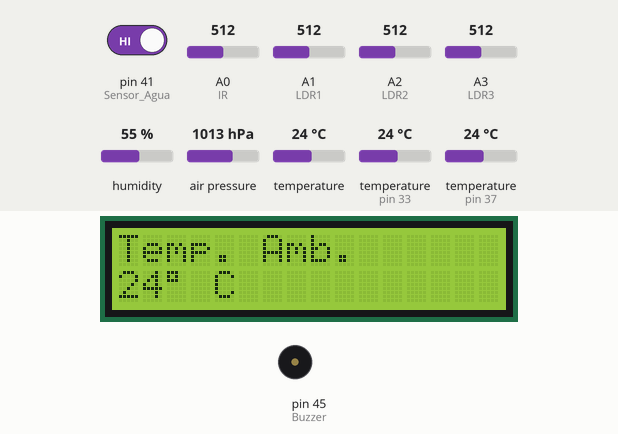
Simulated run of this sketch. Board: Arduino Mega 2560, built with avr-gcc and run on an emulated ATmega2560. Shown: 16×2 character LCD, buzzer (waves = sounding, pin HIGH). Inputs (shaded band) come from the test bench; at power-on: temperature (sensors on pin 37, pin 33) 24 °C, pin 41 (Sensor_Agua) HIGH, A1 (LDR1) = 512, A2 (LDR2) = 512, temperature 24 °C, A0 (IR) = 512, A3 (LDR3) = 512, humidity 55 %, air pressure 1013 hPa. What the sketch prints to the serial monitor is not drawn.

Above: at 5.9 s.
6.0 s: temperature (sensor on pin 37) set to 12 °C
At 8.2 s:
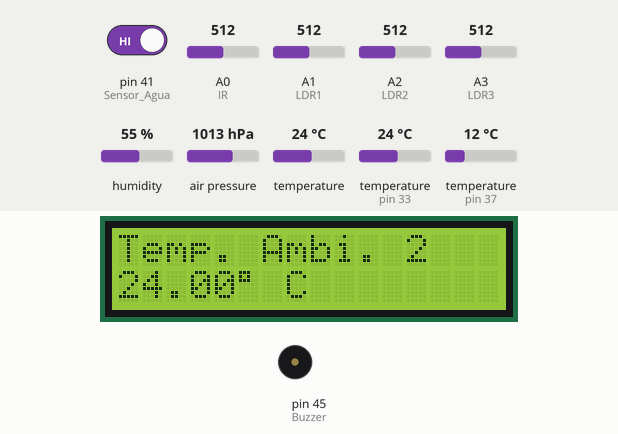
10.9 s: pin 41 (Sensor_Agua) driven LOW
At 12.1 s:
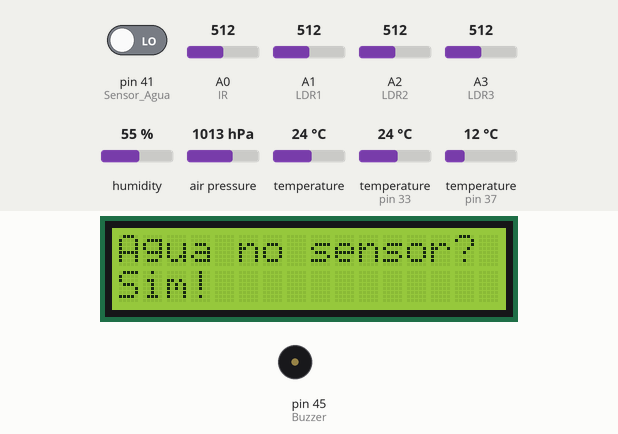
At 13.8 s:
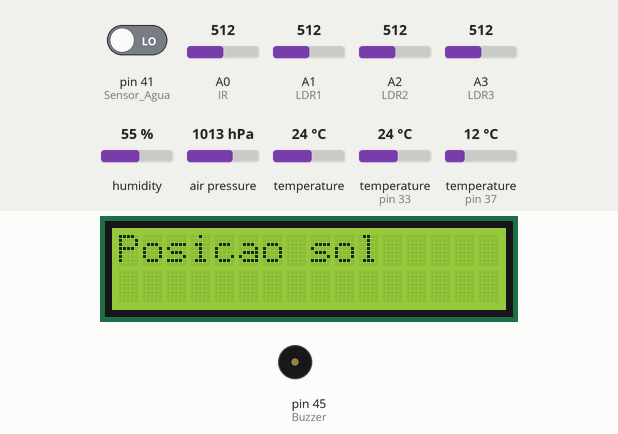
24.9 s: pin 41 (Sensor_Agua) driven HIGH
At 35.5 s:
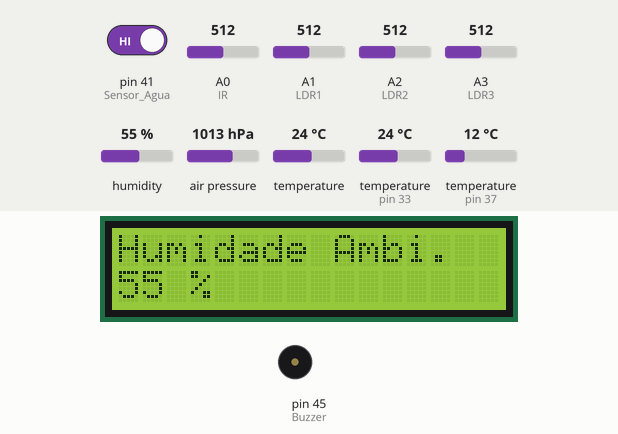
35.6 s: A1 (LDR1) set to 498
49.6 s: A2 (LDR2) set to 306
63.6 s: temperature (sensor 0) set to 11 °C
77.6 s: temperature (sensor 0) set to 8 °C
Timing chart, 0 to 80.1 s (numbered marks = the images above; inputs shaded):
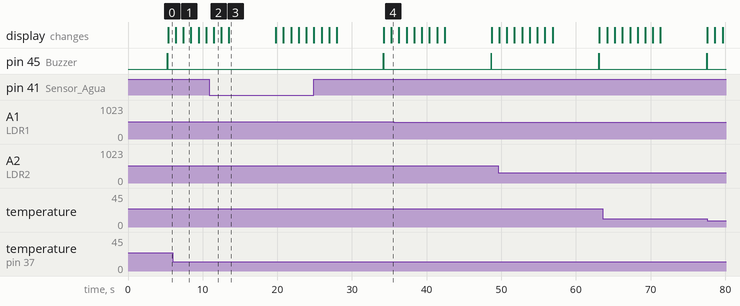

Measured:
- after the input at 10.9 s, pin 45 (Buzzer): stays LOW (without the input it goes to HIGH after 8.8 s)
- after the input at 24.9 s, pin 45 (Buzzer): LOW → HIGH after 9.3 s, → LOW 0.05 s later
- what the display in image 1 shows lasts 1.0 s, from 7.4 s to 8.4 s
- what the display in image 3 shows lasts 6.3 s, from 13.5 s to 19.8 s

The sketch:

EstacaoMeteo_Bare_Metal.ino
```cpp
/*
    Estação metereologica
    UC - Sistemas Embebidos e de Tempo Real (ESI)

    Rúben Guimarães nº11156
    Kyrylo Yavorenko nº10355

    Implementação em BareMetal
*/


// Bibliotecas usadas
#include <OneWire.h> //  usada para ler valor do ds18b20
#include "DHT.h" //  usada para o DHT11
#include <Wire.h>
#include <Adafruit_BMP085.h> // usada para o BMP180
#include <LiquidCrystal_I2C.h> // usada para o lcd


#define Sensor_Temp 37 // DHT11
#define Sensor_Temp_2 33 // DS18B20
#define Sensor_Agua 41
#define Buzzer 45
#define IR A0
#define LDR1 A1
#define LDR2 A2
#define LDR3 A3


// Declaração de objectos
OneWire ds(Sensor_Temp_2);
DHT dht(Sensor_Temp, DHT11);
Adafruit_BMP085 bmp180;
LiquidCrystal_I2C lcd(0x27, 2, 1, 0, 4, 5, 6, 7, 3, POSITIVE); // Inicializa o display no endereco 0x27


// Declaração de variaveis globais
uint8_t humidade;
uint8_t temperaturaAmbiente;
float temperaturaAgua;
float temperaturaAmbienteBMP;
uint16_t  pressaoAtmosferica;
int  altitude;
uint8_t velocidadeVento;
boolean valorSensorAgua;
int ldrValue1;
int ldrValue2;
int ldrValue3;
int tempoDelay = 1000;


// Inicializa objectos e define pin's de entrada/saida
void setup()
{
  Serial.begin(9600);

  dht.begin();
  bmp180.begin();
  lcd.begin (16, 2);

  pinMode(Sensor_Agua, INPUT);
  pinMode(Buzzer, OUTPUT);

  lcd.setCursor(0, 0);
  lcd.print(F("A ler Sensores.."));
}


// Ciclo que vai correr o programa
void loop()
{

  getSensorValues();


  printValuesOnConsole();


  showValuesLCD();


  delay(tempoDelay);
}


// Método que vai mostar no LCD os valores lidos pelos sensores
void showValuesLCD()
{
  lcd.clear();
  lcd.setCursor(0, 0);
  lcd.print(F("Temp. Amb."));
  lcd.setCursor(0, 1);
  lcd.print(String(temperaturaAmbiente) + String((char)223) + String(F(" C")));


  delay(tempoDelay);

  lcd.clear();
  lcd.setCursor(0, 0);
  lcd.print(F("Humidade Ambi."));
  lcd.setCursor(0, 1);
  lcd.print(String(humidade) + String(F(" %")));

  delay(tempoDelay);

  lcd.clear();
  lcd.setCursor(0, 0);
  lcd.print(F("Temp. Ambi. 2"));
  lcd.setCursor(0, 1);
  lcd.print(String(temperaturaAmbienteBMP) + String((char)223) + String(" C"));


  delay(tempoDelay);

  lcd.clear();
  lcd.setCursor(0, 0);
  lcd.print(F("Temp. agua"));
  lcd.setCursor(0, 1);
  lcd.print(String(temperaturaAgua) + String((char)223) + String(" C"));

  delay(tempoDelay);

  lcd.clear();
  lcd.setCursor(0, 0);
  lcd.print(F("P. Atmosferica"));
  lcd.setCursor(0, 1);
  lcd.print(String(pressaoAtmosferica) + String(" Pa"));

  delay(tempoDelay);

  lcd.clear();
  lcd.setCursor(0, 0);
  lcd.print(F("Altitude"));
  lcd.setCursor(0, 1);
  lcd.print(altitude);
  lcd.print(" m");

  delay(tempoDelay);


  lcd.clear();
  lcd.setCursor(0, 0);
  lcd.print(F("Agua no sensor?"));
  lcd.setCursor(0, 1);

  if ( valorSensorAgua == LOW)
    lcd.print(F("Nao!"));
  else  // Se detectar agua
    lcd.print(F("Sim!"));

  delay(tempoDelay);


  lcd.clear();
  lcd.setCursor(0, 0);
  lcd.print(F("Velocidade vento"));
  lcd.setCursor(0, 1);
  lcd.print(String(velocidadeVento) + String(" RPM"));


  delay(tempoDelay);

  lcd.clear();
  lcd.setCursor(0, 0);
  lcd.print(F("Posicao sol"));
  lcd.setCursor(0, 1);

  if  ( ldrValue1 < ldrValue2 && ldrValue1 < ldrValue3)
    lcd.print(F("Este"));

  if ( ldrValue2 < ldrValue1 && ldrValue2 < ldrValue3)
    lcd.print(F("Sul"));

  if ( ldrValue3 < ldrValue1 && ldrValue3 < ldrValue2)
    lcd.print(F("Oeste"));
}


// Método que vai receber informaçãor dos diferentes sensores
void getSensorValues()
{
  temperaturaAgua = getTemperaturaAgua();

  humidade = (int)dht.readHumidity();

  temperaturaAmbiente = (int)dht.readTemperature();

  temperaturaAmbienteBMP = bmp180.readTemperature();

  pressaoAtmosferica = bmp180.readPressure();

  //altitude = bmp180.readAltitude(100600); // 100600 pressao atmosferica media ao nivel do mar no porto (para efeitos de calibração)
  altitude = bmp180.readAltitude();

  valorSensorAgua = digitalRead(Sensor_Agua);

  velocidadeVento = ((getWindSpeed() * 60) / 5); // Recebe uma contagem e efetua uma regra de 3 simples para calcular uma estimativa das RPM's do vento

  ldrValue1 = analogRead(LDR1);
  ldrValue2 = analogRead(LDR2);
  ldrValue3 = analogRead(LDR3);
}


// Método que imprime os valores enviados para a porta de comunicação na consola
void printValuesOnConsole()
{
  Serial.println(F(" *** Valores Lidos ***"));

  Serial.print(F("Humidade ambiente: "));
  Serial.print(humidade);
  Serial.println(F("%\t"));

  Serial.print(F("Temperatura ambiente: "));
  Serial.print(temperaturaAmbiente);
  Serial.println(F("ºC\t"));

  Serial.print(F("Temperatura água: "));
  Serial.print(temperaturaAgua);
  Serial.println(F("ºC\t"));

  Serial.print(F("Temperatura BMP: "));
  Serial.print(temperaturaAmbienteBMP);
  Serial.println(F("ºC\t"));

  Serial.print(F("Pressão atmosferica: "));
  Serial.print(pressaoAtmosferica);
  Serial.println(F("Pa\t"));

  Serial.print(F("Altitude: "));
  Serial.print(altitude);
  Serial.println(F("m"));

  Serial.print(F("Água no sensor ? "));
  if ( valorSensorAgua == LOW)
    Serial.println(F(" Não!"));

  else  // Se detectar agua
  {
    Serial.println(F("Sim!"));
    beep();
  }

  Serial.print(F("Velocidade vento: "));
  Serial.print(velocidadeVento);
  Serial.println(F(" RPM"));


  Serial.print(F("Posição do sol: "));
  if  ( ldrValue1 < ldrValue2 && ldrValue1 < ldrValue3)
    Serial.println(F("Este"));

  if ( ldrValue2 < ldrValue1 && ldrValue2 < ldrValue3)
    Serial.println(F("Sul"));

  if ( ldrValue3 < ldrValue1 && ldrValue3 < ldrValue2)
    Serial.println(F("Oeste"));


}


// Método que vai fazer com que o buzzer ligado a porta emita um beep
void beep()
{
  digitalWrite(45, HIGH);
  delay(50);
  digitalWrite(45, LOW);
}


// Método que vai ler a velocidade do vento durante 5 segundos
uint8_t getWindSpeed()
{
  uint8_t contador = 0;
  uint8_t aux;

  int valorSensor;

  long starttime = millis();
  long endtime = starttime;

  while ((endtime - starttime) <= 5000)
  {
    valorSensor = analogRead(IR);

    if (valorSensor > 800) // usada para evitar a mesma leitura
      aux = 0;

    if (valorSensor < 800 && aux == 0) // Se a flag tiver sido limpa e o valor do sensor for inferior ao threshold
    {
      contador++;
      aux = 1;
    }

    delay(50);
    endtime = millis();
  }

  return contador;
}


// Método que le informação do ds18b20 (sparkfun)
float getTemperaturaAgua()
{

  byte data[12];
  byte addr[8];

  if ( !ds.search(addr)) {
    //no more sensors on chain, reset search
    ds.reset_search();
    return -1000;
  }

  if ( OneWire::crc8( addr, 7) != addr[7]) {
    Serial.println("CRC is not valid!");
    return -1000;
  }

  if ( addr[0] != 0x10 && addr[0] != 0x28) {
    Serial.print("Device is not recognized");
    return -1000;
  }

  ds.reset();
  ds.select(addr);
  ds.write(0x44, 1); // start conversion, with parasite power on at the end

  byte present = ds.reset();
  ds.select(addr);
  ds.write(0xBE); // Read Scratchpad

  for (int i = 0; i < 9; i++) { // we need 9 bytes
    data[i] = ds.read();
  }

  ds.reset_search();

  byte MSB = data[1];
  byte LSB = data[0];

  float tempRead = ((MSB << 8) | LSB); //using two's compliment
  float TemperatureSum = tempRead / 16;

  return TemperatureSum;
}
```
